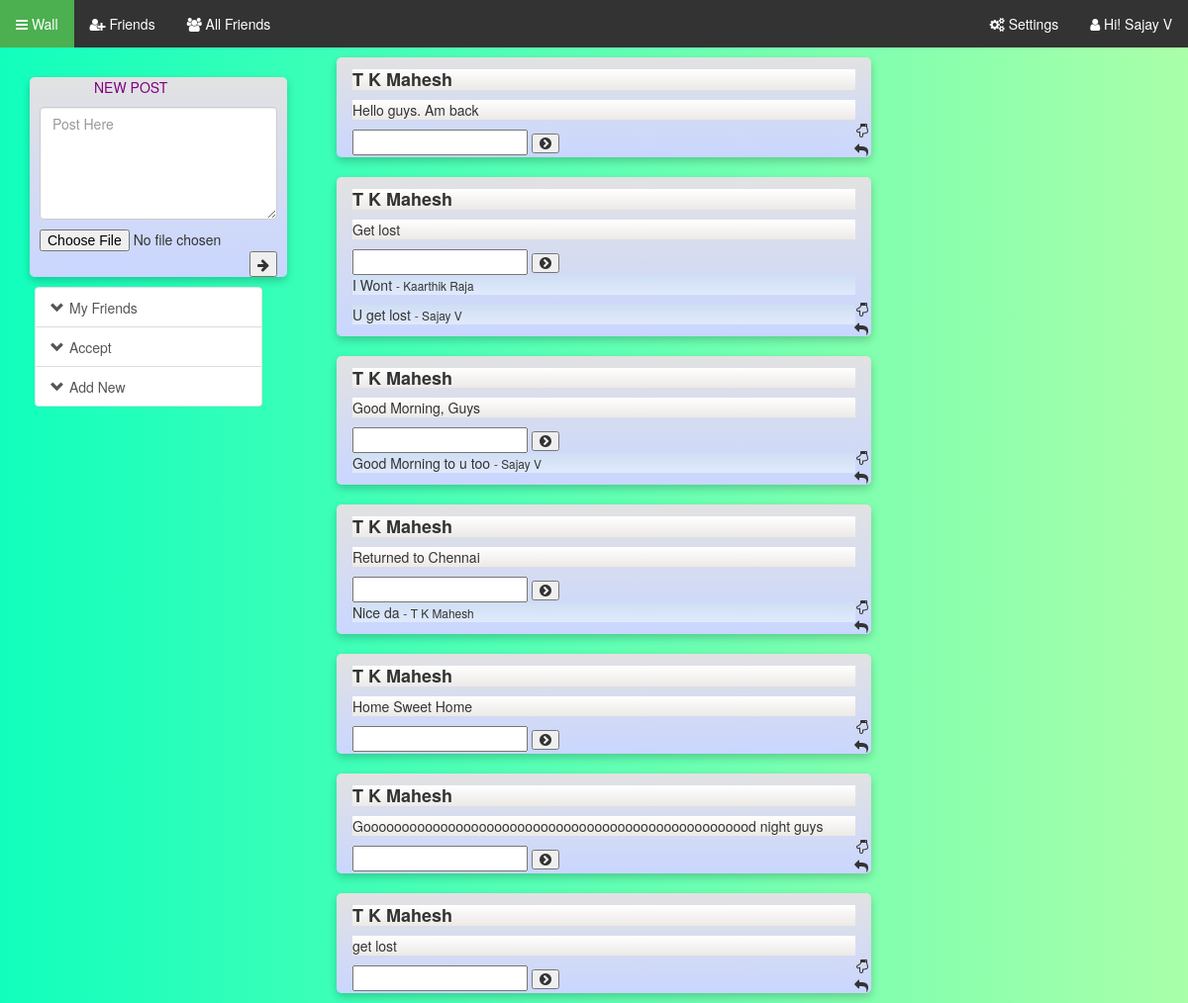
Page /wall/ (signed in) on the committed database.
### login/models.py (models this page shows, shortened)
class User(models.Model):
	firstName = models.CharField(max_length=20)
	emailId = models.EmailField(max_length=30, primary_key = True)
	password = models.CharField(max_length=20)
	dob = models.DateField(blank=True)
	proficPic = models.ImageField(blank=True)
	phoneNumber = models.CharField(max_length=10)

### post/models.py (models this page shows, shortened)
class Post(models.Model):
	text = models.CharField(max_length=300)
	user = models.ForeignKey(User)
	image = models.ImageField(blank=True)

class Reply(models.Model):
	text = models.CharField(max_length=300)
	user = models.ForeignKey(User)
	image = models.ImageField(blank=True)
	Repost = models.ForeignKey(Post)

### post/views.py (the view)
# urls.py: url(r'^wall/',include('post.urls')),
def wall(request):
	user = User.objects.get(emailId=str(request.session['email']))
	postsrep = []
	frreq = user.receiver.all().filter(friend=False)
	frnds1 = user.receiver.all().filter(friend=True)
	frnds2 = user.sender.all().filter(friend=True)
	frnds = frnds1 | frnds2
	posts = []
	for frnd in frnds1:
		posts.append(frnd.sender.post_set.all())
	for frnd in frnds2:
		posts.append(frnd.receiver.post_set.all())
	for post in posts:
		for i in range(len(post)):
			postsrep.append({'post':post[i],'replies':post[i].reply_set.all()})
	context = {
		'user':user,
		'posts':postsrep,
		'frnds':frnds,
		'frreq':frreq,
	}
	return render(request,'post/hello.html',context)

### post/templates/post/hello.html (shortened to what this page needs)
<!DOCTYPE html>
<html>
<head>
<link rel="stylesheet" type="text/css" href="https://maxcdn.bootstrapcdn.com/bootstrap/3.3.7/css/bootstrap.min.css">
<link rel="stylesheet" href="https://maxcdn.bootstrapcdn.com/font-awesome/4.7.0/css/font-awesome.min.css">
</head>
<body>
<div ng-app="myApp" >
{% load static %}
<ul class="topnav">
  <li class="right"><a href="#">
    <i class="fa fa-user" aria-hidden="true"></i>
    <span> Hi! {{user.firstName}}</span>
  </a></li>
  <li><a class="active" href="#Wall">
      <i class="fa fa-bars" aria-hidden="true"></i>
      <span class="hidden-xs"> Wall</span>
  </a></li>
  <li><a href="#Friends">
      <span class="fa fa-user-plus" aria-hidden="true"></span>
      <span class="hidden-xs" > Friends</span>
  </a></li>
  <li><a href="#All_Friends">
      <i class="fa fa-users" aria-hidden="true"></i>
      <span class="hidden-xs" >  All Friends</span>
  </a></li>
  <li class="right"><a href="#Settings">
      <i class="fa fa-cogs" aria-hidden="true"></i>
      <span class="hidden-xs" >  Settings</span>
  </a></li>
</ul>
<div class="col-lg-3 col-sm-4 col-xs-12 rightpart" flex>
  <div class="addpost card" ><div style="margin: auto;width: 50%;color: purple;">NEW POST</div>
  <form class="form-group" style="padding: 10px;" action="/wall/posts/" method="post">
    <textarea class="form-control" rows="5" id="comment" name="posts" placeholder="Post Here" ></textarea>
    <input type="file" name="pic" accept="image/*" style="margin-top: 10px;">
    <div style="bottom:20px;">
      <button type="submit" name="submit" style="float: right;"><i class="fa fa-arrow-right" aria-hidden="true"></i>
      </button>
    </div>
  </form>
  </div>
<div class="just-padding">
<div class="list-group list-group-root well">
  <a href="#item-1" class="list-group-item" data-toggle="collapse">
    <i class="glyphicon glyphicon-chevron-down"></i>My Friends
  </a>
  <a href="#item-2" class="list-group-item" data-toggle="collapse">
    <i class="glyphicon glyphicon-chevron-down"></i>Accept
  </a>
  <a href="#item-3" class="list-group-item" data-toggle="collapse">
    <i class="glyphicon glyphicon-chevron-down"></i>Add New
  </a>
</div>
</div>
</div>
<div class="col-lg-6 col-sm-8 col-xs-12">
{% if posts %}
  {% for p in posts %}
    <div class="col-xs-12">
        <div class="card " style="width: 100%;" ng-controller="myCtrl">
        <div class="container" style="width: 100%;">
        <h4 ng-click="comment=false;" class="post" ><b>{{p.post.user.firstName}}</b></h4>
              <p ng-click="comment=false;" class="post" >{{p.post.text}}</p>
              <i class="fa fa-reply" aria-hidden="true" ng-hide="reply || comment" style="position: absolute; right:8px;bottom: 10px;" ng-click="reply=!reply;"></i>
              <i class="fa fa-hand-o-down" aria-hidden="true" ng-click="comment=!comment" style="position: absolute; right:8px;bottom: 30px;" ng-hide="reply || comment" ></i>
              <form action='reply/' method='post' >
              <input ng-show="reply" type="text" ng-name="comment" name="comment">
              <button ng-show="reply" class="fa fa-chevron-circle-right" type="submit" aria-hidden="true" ng-click="reply=!reply;"></button>
              </form>
              {% if p.replies %}
                <div ng-show="comment">
                {% for r in p.replies %}
                  <p class="replies">{{r.text}} <small >- {{r.user.firstName}}</small></p>
                {% endfor %}
                </div>
              {% endif %}
          </div>
      </div>
    </div>
  {% endfor %}
{% endif %}
</div>
<div class="col-lg-3 col-sm-4 col-xs-12"></div>
</div>
</body>
</html>

### post/templates/post/hello.html (style rules this page uses)
body { margin: 0; background: #AAFFA9; background: -webkit-linear-gradient(to right, #11FFBD, #AAFFA9); background: linear-gradient(to right, #11FFBD, #AAFFA9); }
ul.topnav { list-style-type: none; margin: 0; padding: 0; overflow: hidden; background-color: #333; }
ul.topnav li { float: left; }
ul.topnav li a { display: block; color: white; text-align: center; padding: 14px 16px; text-decoration: none; }
ul.topnav li a.active { background-color: #4CAF50; }
ul.topnav li.right { float: right; }
.card { box-shadow: 0 4px 8px 0 rgba(0,0,0,0.2); transition: 0.3s; margin: 10px; border-radius: 5px; float: left; overflow: hidden; background: #C9D6FF; background: -webkit-linear-gradient(to bottom, #E2E2E2, #C9D6FF); background: linear-gradient(to bottom, #E2E2E2, #C9D6FF); }
.container { padding: 2px 16px; }
.replies { overflow:visible; background: #E0EAFC; background: -webkit-linear-gradient(to bottom, #CFDEF3, #E0EAFC); background: linear-gradient(to bottom, #CFDEF3, #E0EAFC); }
.post { background: #ECE9E6; background: -webkit-linear-gradient(to bottom, #FFFFFF, #ECE9E6); background: linear-gradient(to bottom, #FFFFFF, #ECE9E6); }
.addpost { width: 100%; }
.rightpart { min-height: 200px; max-height: 1000px; padding: 20px; }
.just-padding { padding: 15px; }
.list-group.list-group-root { padding: 0; overflow: hidden; }
.list-group.list-group-root .list-group-item { border-radius: 0; border-width: 1px 0 0 0; }
.list-group.list-group-root > .list-group-item:first-child { border-top-width: 0; }
.list-group-item .glyphicon { margin-right: 5px; }

### rows in the picture
User: firstName "Sajay V"
Post: post.user.firstName "T K Mahesh", post.text "Hello guys. Am back"
Post: post.user.firstName "T K Mahesh", post.text "Get lost"
Reply: text "I Wont", user.firstName "Kaarthik Raja"
Reply: text "U get lost", user.firstName "Sajay V"
Post: post.user.firstName "T K Mahesh", post.text "Good Morning, Guys"
Reply: text "Good Morning to u too", user.firstName "Sajay V"
Post: post.user.firstName "T K Mahesh", post.text "Returned to Chennai"
Reply: text "Nice da", user.firstName "T K Mahesh"
Post: post.user.firstName "T K Mahesh", post.text "Home Sweet Home"
Post: post.user.firstName "T K Mahesh", post.text "Gooooooooooooooooooooooooooooooooooooooooooooooooood night guys"
Post: post.user.firstName "T K Mahesh", post.text "get lost"
